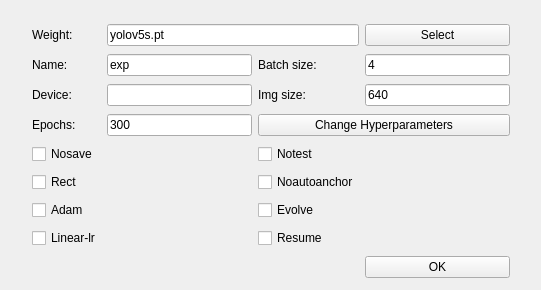
<?xml version="1.0" encoding="UTF-8"?>
<ui version="4.0">
 <class>Form</class>
 <widget class="QWidget" name="Form">
  <property name="geometry">
   <rect>
    <x>0</x>
    <y>0</y>
    <width>541</width>
    <height>290</height>
   </rect>
  </property>
  <property name="windowTitle">
   <string>Train parameter</string>
  </property>
  <widget class="QWidget" name="layoutWidget">
   <property name="geometry">
    <rect>
     <x>32</x>
     <y>22</y>
     <width>478</width>
     <height>266</height>
    </rect>
   </property>
   <layout class="QGridLayout" name="gridLayout">
    <item row="0" column="0">
     <widget class="QLabel" name="label">
      <property name="toolTip">
       <string>&lt;html&gt;&lt;head/&gt;&lt;body&gt;&lt;p&gt;initial weights path&lt;/p&gt;&lt;/body&gt;&lt;/html&gt;</string>
      </property>
      <property name="whatsThis">
       <string>&lt;html&gt;&lt;head/&gt;&lt;body&gt;&lt;p&gt;initial weights path&lt;/p&gt;&lt;/body&gt;&lt;/html&gt;</string>
      </property>
      <property name="text">
       <string>Weight:</string>
      </property>
     </widget>
    </item>
    <item row="0" column="3">
     <widget class="QPushButton" name="btn_select_weight">
      <property name="text">
       <string>Select</string>
      </property>
     </widget>
    </item>
    <item row="1" column="0">
     <widget class="QLabel" name="label_8">
      <property name="toolTip">
       <string>&lt;html&gt;&lt;head/&gt;&lt;body&gt;&lt;p&gt;save to project/name&lt;/p&gt;&lt;/body&gt;&lt;/html&gt;</string>
      </property>
      <property name="text">
       <string>Name:</string>
      </property>
     </widget>
    </item>
    <item row="1" column="1">
     <widget class="QLineEdit" name="lineEdit_name">
      <property name="text">
       <string>exp</string>
      </property>
     </widget>
    </item>
    <item row="1" column="2">
     <widget class="QLabel" name="label_4">
      <property name="toolTip">
       <string>&lt;html&gt;&lt;head/&gt;&lt;body&gt;&lt;p&gt;total batch size for all GPUs&lt;/p&gt;&lt;/body&gt;&lt;/html&gt;</string>
      </property>
      <property name="whatsThis">
       <string>&lt;html&gt;&lt;head/&gt;&lt;body&gt;&lt;pre style=&quot; margin-top:12px; margin-bottom:12px; margin-left:0px; margin-right:0px; -qt-block-indent:0; text-indent:0px; background-color:#2b2b2b;&quot;&gt;&lt;span style=&quot; font-family:'JetBrains Mono','monospace'; font-size:11.3pt; color:#6a8759;&quot;&gt;total batch size for all GPUs&lt;/span&gt;&lt;/pre&gt;&lt;/body&gt;&lt;/html&gt;</string>
      </property>
      <property name="text">
       <string>Batch size:</string>
      </property>
     </widget>
    </item>
    <item row="1" column="3">
     <widget class="QLineEdit" name="lineEdit_batch_size">
      <property name="text">
       <string>4</string>
      </property>
     </widget>
    </item>
    <item row="2" column="0">
     <widget class="QLabel" name="label_7">
      <property name="toolTip">
       <string>&lt;html&gt;&lt;head/&gt;&lt;body&gt;&lt;p&gt;cuda device, i.e. 0 or 0,1,2,3 or cpu&lt;/p&gt;&lt;/body&gt;&lt;/html&gt;</string>
      </property>
      <property name="text">
       <string>Device:</string>
      </property>
     </widget>
    </item>
    <item row="2" column="1">
     <widget class="QLineEdit" name="lineEdit_device"/>
    </item>
    <item row="2" column="2">
     <widget class="QLabel" name="label_5">
      <property name="toolTip">
       <string>&lt;html&gt;&lt;head/&gt;&lt;body&gt;&lt;p&gt;[train, test] image sizes&lt;/p&gt;&lt;/body&gt;&lt;/html&gt;</string>
      </property>
      <property name="whatsThis">
       <string>&lt;html&gt;&lt;head/&gt;&lt;body&gt;&lt;pre style=&quot; margin-top:12px; margin-bottom:12px; margin-left:0px; margin-right:0px; -qt-block-indent:0; text-indent:0px; background-color:#2b2b2b;&quot;&gt;&lt;span style=&quot; font-family:'JetBrains Mono','monospace'; font-size:11.3pt; color:#6a8759;&quot;&gt;[train, test] image sizes&lt;/span&gt;&lt;/pre&gt;&lt;/body&gt;&lt;/html&gt;</string>
      </property>
      <property name="text">
       <string>Img size:</string>
      </property>
     </widget>
    </item>
    <item row="2" column="3">
     <widget class="QLineEdit" name="lineEdit_img_size">
      <property name="text">
       <string>640</string>
      </property>
     </widget>
    </item>
    <item row="3" column="0">
     <widget class="QLabel" name="label_3">
      <property name="text">
       <string>Epochs:  </string>
      </property>
     </widget>
    </item>
    <item row="3" column="1">
     <widget class="QLineEdit" name="lineEdit_epoch">
      <property name="text">
       <string>300</string>
      </property>
     </widget>
    </item>
    <item row="3" column="2" colspan="2">
     <widget class="QPushButton" name="btn_set_hyperparameters">
      <property name="text">
       <string>Change Hyperparameters</string>
      </property>
     </widget>
    </item>
    <item row="4" column="0">
     <widget class="QCheckBox" name="checkBox_nosave">
      <property name="toolTip">
       <string>&lt;html&gt;&lt;head/&gt;&lt;body&gt;&lt;p&gt;only save final checkpoint&lt;/p&gt;&lt;/body&gt;&lt;/html&gt;</string>
      </property>
      <property name="text">
       <string>Nosave</string>
      </property>
     </widget>
    </item>
    <item row="4" column="2">
     <widget class="QCheckBox" name="checkBox_notest">
      <property name="toolTip">
       <string>&lt;html&gt;&lt;head/&gt;&lt;body&gt;&lt;p&gt;only test final epoch&lt;/p&gt;&lt;/body&gt;&lt;/html&gt;</string>
      </property>
      <property name="text">
       <string>Notest</string>
      </property>
     </widget>
    </item>
    <item row="5" column="0">
     <widget class="QCheckBox" name="checkBox_rect">
      <property name="toolTip">
       <string>&lt;html&gt;&lt;head/&gt;&lt;body&gt;&lt;p&gt;rectangular training&lt;/p&gt;&lt;/body&gt;&lt;/html&gt;</string>
      </property>
      <property name="text">
       <string>Rect</string>
      </property>
     </widget>
    </item>
    <item row="5" column="2">
     <widget class="QCheckBox" name="checkBox_noautoanchor">
      <property name="toolTip">
       <string>&lt;html&gt;&lt;head/&gt;&lt;body&gt;&lt;p&gt;disable autoanchor check&lt;/p&gt;&lt;/body&gt;&lt;/html&gt;</string>
      </property>
      <property name="text">
       <string>Noautoanchor</string>
      </property>
     </widget>
    </item>
    <item row="6" column="0">
     <widget class="QCheckBox" name="checkBox_adam">
      <property name="toolTip">
       <string>&lt;html&gt;&lt;head/&gt;&lt;body&gt;&lt;p&gt;use torch.optim.Adam() optimizer&lt;/p&gt;&lt;/body&gt;&lt;/html&gt;</string>
      </property>
      <property name="text">
       <string>Adam</string>
      </property>
     </widget>
    </item>
    <item row="6" column="2">
     <widget class="QCheckBox" name="checkBox_evolve">
      <property name="toolTip">
       <string>&lt;html&gt;&lt;head/&gt;&lt;body&gt;&lt;p&gt;evolve hyperparameters&lt;/p&gt;&lt;/body&gt;&lt;/html&gt;</string>
      </property>
      <property name="text">
       <string>Evolve</string>
      </property>
     </widget>
    </item>
    <item row="7" column="0">
     <widget class="QCheckBox" name="checkBox_linearlr">
      <property name="toolTip">
       <string>&lt;html&gt;&lt;head/&gt;&lt;body&gt;&lt;p&gt;linear LR&lt;/p&gt;&lt;/body&gt;&lt;/html&gt;</string>
      </property>
      <property name="text">
       <string>Linear-lr</string>
      </property>
     </widget>
    </item>
    <item row="7" column="2">
     <widget class="QCheckBox" name="checkBox_resume">
      <property name="toolTip">
       <string>&lt;html&gt;&lt;head/&gt;&lt;body&gt;&lt;p&gt;resume most recent training&lt;/p&gt;&lt;/body&gt;&lt;/html&gt;</string>
      </property>
      <property name="text">
       <string>Resume</string>
      </property>
     </widget>
    </item>
    <item row="8" column="3">
     <widget class="QPushButton" name="btn_ok">
      <property name="text">
       <string>OK</string>
      </property>
     </widget>
    </item>
    <item row="0" column="1" colspan="2">
     <widget class="QLineEdit" name="lineEdit_weight">
      <property name="text">
       <string>yolov5s.pt</string>
      </property>
     </widget>
    </item>
   </layout>
  </widget>
 </widget>
 <resources/>
 <connections/>
</ui>
